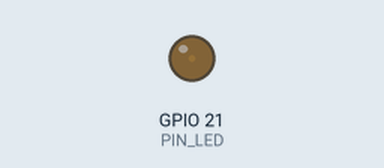
This program was run on a simulated ESP32-S3. Parts: output pins drawn as LEDs (lit = HIGH).

Above: at 0.05 s.
At 1.15 s:
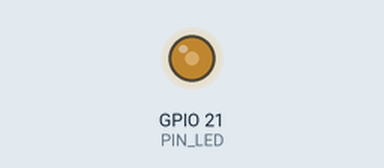
At 2.3 s:
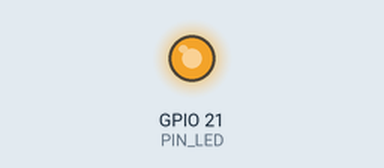
At 4.55 s:
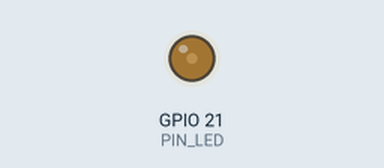
Timing chart, 0 to 6.6 s (numbered marks = the images above):
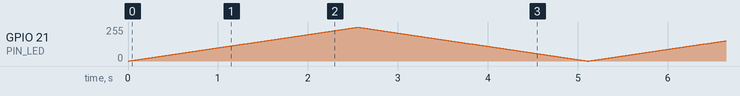

The program:

main.cpp
```cpp
#include <Arduino.h>

// define (text substituion not variable in memory) led pin and pwm channel, f, resolution/precision:
#define PIN_LED   21
#define CHN       0
#define FRQ       1000
#define PWM_BIT   8

void setup() {
  //setup and attach pin to pwm channel
  ledcSetup(CHN, FRQ, PWM_BIT);
  ledcAttachPin(PIN_LED, CHN);
}

void loop() {
  // fade light in and out
  for (int i = 0; i < 255; i++) {
    ledcWrite(CHN, i);
    delay(10);
  }
  for (int i = 255; i > -1; i--) {
    ledcWrite(CHN, i);
    delay(10);
  }
}
```
